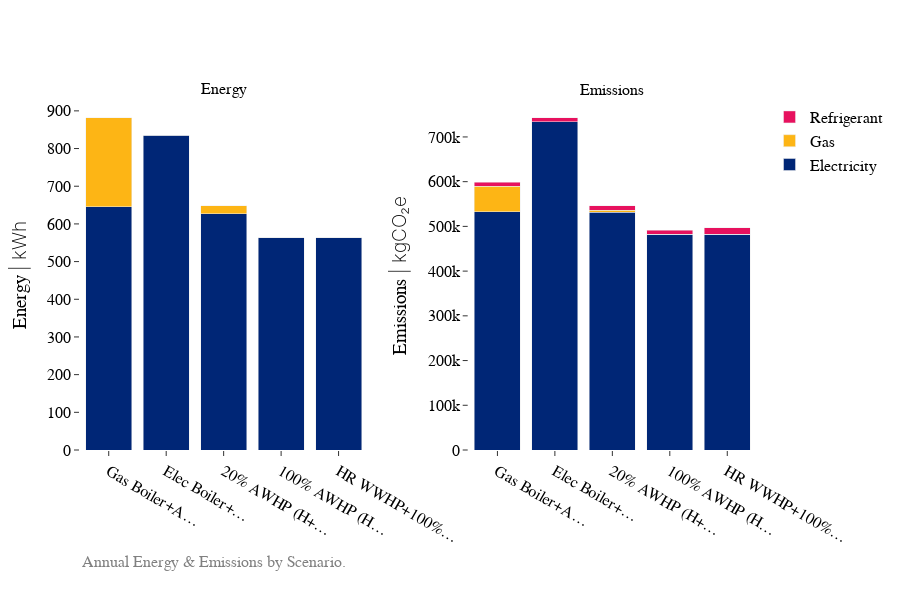

Notebook code cell kept with this figure:
### Code cell
from src.visuals import plot_energy_and_emissions

df = source_energy.copy()

equipment_scenarios = ["eq_scenario_1", "eq_scenario_2", "eq_scenario_3", "eq_scenario_4", "eq_scenario_5"]
emission_scenarios = ["em_scenario_a"]

plot_energy_and_emissions(df, equipment_scenarios, emission_scenarios, unit_mode="SI")

### Figure 1 — Plotly figure (JSON) as saved in the notebook; plotly's stock layout.template omitted (floating-point values rounded to 4 significant figures)
{"data": [{"hovertemplate": "Scenario: Gas Boiler+AC Chiller<br>Electricity: 646 kWh<extra></extra>", "marker": {"color": "#002676", "opacity": 1}, "name": "Electricity", "showlegend": false, "type": "bar", "x": ["Gas Boiler+A…"], "xaxis": "x", "y": [645.6], "yaxis": "y"}, {"hovertemplate": "Scenario: Gas Boiler+AC Chiller<br>Gas: 237 kWh<extra></extra>", "marker": {"color": "#FDB515", "opacity": 1}, "name": "Gas", "showlegend": false, "type": "bar", "x": ["Gas Boiler+A…"], "xaxis": "x", "y": [236.8], "yaxis": "y"}, {"hovertemplate": "Scenario: Elec Boiler+AC Chiller<br>Electricity: 835 kWh<extra></extra>", "marker": {"color": "#002676", "opacity": 1}, "name": "Electricity", "showlegend": false, "type": "bar", "x": ["Elec Boiler+…"], "xaxis": "x", "y": [835.0], "yaxis": "y"}, {"hovertemplate": "Scenario: Elec Boiler+AC Chiller<br>Gas: 0 kWh<extra></extra>", "marker": {"color": "#FDB515", "opacity": 1}, "name": "Gas", "showlegend": false, "type": "bar", "x": ["Elec Boiler+…"], "xaxis": "x", "y": [0], "yaxis": "y"}, {"hovertemplate": "Scenario: 20% AWHP (H+C)+Gas Backup<br>Electricity: 626 kWh<extra></extra>", "marker": {"color": "#002676", "opacity": 1}, "name": "Electricity", "showlegend": false, "type": "bar", "x": ["20% AWHP (H+…"], "xaxis": "x", "y": [626.3], "yaxis": "y"}, {"hovertemplate": "Scenario: 20% AWHP (H+C)+Gas Backup<br>Gas: 21 kWh<extra></extra>", "marker": {"color": "#FDB515", "opacity": 1}, "name": "Gas", "showlegend": false, "type": "bar", "x": ["20% AWHP (H+…"], "xaxis": "x", "y": [21.49], "yaxis": "y"}, {"hovertemplate": "Scenario: 100% AWHP (H+C)+Elec Backup<br>Electricity: 563 kWh<extra></extra>", "marker": {"color": "#002676", "opacity": 1}, "name": "Electricity", "showlegend": false, "type": "bar", "x": ["100% AWHP (H…"], "xaxis": "x", "y": [562.7], "yaxis": "y"}, {"hovertemplate": "Scenario: 100% AWHP (H+C)+Elec Backup<br>Gas: 0 kWh<extra></extra>", "marker": {"color": "#FDB515", "opacity": 1}, "name": "Gas", "showlegend": false, "type": "bar", "x": ["100% AWHP (H…"], "xaxis": "x", "y": [0], "yaxis": "y"}, {"hovertemplate": "Scenario: HR WWHP+100% AWHP (H+C)+Elec Backup<br>Electricity: 563 kWh<extra></extra>", "marker": {"color": "#002676", "opacity": 1}, "name": "Electricity", "showlegend": false, "type": "bar", "x": ["HR WWHP+100%…"], "xaxis": "x", "y": [562.7], "yaxis": "y"}, {"hovertemplate": "Scenario: HR WWHP+100% AWHP (H+C)+Elec Backup<br>Gas: 0 kWh<extra></extra>", "marker": {"color": "#FDB515", "opacity": 1}, "name": "Gas", "showlegend": false, "type": "bar", "x": ["HR WWHP+100%…"], "xaxis": "x", "y": [0], "yaxis": "y"}, {"hovertemplate": "Scenario: Gas Boiler+AC Chiller<br>Electricity: 533107.1 kgCO₂<extra></extra>", "marker": {"color": "#002676", "opacity": 1}, "name": "Electricity", "showlegend": true, "type": "bar", "x": ["Gas Boiler+A…"], "xaxis": "x2", "y": [533100.0], "yaxis": "y2"}, {"hovertemplate": "Scenario: Gas Boiler+AC Chiller<br>Gas: 56635.4 kgCO₂<extra></extra>", "marker": {"color": "#FDB515", "opacity": 1}, "name": "Gas", "showlegend": true, "type": "bar", "x": ["Gas Boiler+A…"], "xaxis": "x2", "y": [56640.0], "yaxis": "y2"}, {"hovertemplate": "Scenario: Gas Boiler+AC Chiller<br>Refrigerant: 9469.6 kgCO₂<extra></extra>", "marker": {"color": "#E7115E", "opacity": 1}, "name": "Refrigerant", "showlegend": true, "type": "bar", "x": ["Gas Boiler+A…"], "xaxis": "x2", "y": [9470.0], "yaxis": "y2"}, {"hovertemplate": "Scenario: Elec Boiler+AC Chiller<br>Electricity: 733987.0 kgCO₂<extra></extra>", "marker": {"color": "#002676", "opacity": 1}, "name": "Electricity", "showlegend": false, "type": "bar", "x": ["Elec Boiler+…"], "xaxis": "x2", "y": [734000.0], "yaxis": "y2"}, {"hovertemplate": "Scenario: Elec Boiler+AC Chiller<br>Gas: 0.0 kgCO₂<extra></extra>", "marker": {"color": "#FDB515", "opacity": 1}, "name": "Gas", "showlegend": false, "type": "bar", "x": ["Elec Boiler+…"], "xaxis": "x2", "y": [0], "yaxis": "y2"}, {"hovertemplate": "Scenario: Elec Boiler+AC Chiller<br>Refrigerant: 9469.6 kgCO₂<extra></extra>", "marker": {"color": "#E7115E", "opacity": 1}, "name": "Refrigerant", "showlegend": false, "type": "bar", "x": ["Elec Boiler+…"], "xaxis": "x2", "y": [9470.0], "yaxis": "y2"}, {"hovertemplate": "Scenario: 20% AWHP (H+C)+Gas Backup<br>Electricity: 531106.9 kgCO₂<extra></extra>", "marker": {"color": "#002676", "opacity": 1}, "name": "Electricity", "showlegend": false, "type": "bar", "x": ["20% AWHP (H+…"], "xaxis": "x2", "y": [531100.0], "yaxis": "y2"}, {"hovertemplate": "Scenario: 20% AWHP (H+C)+Gas Backup<br>Gas: 5140.5 kgCO₂<extra></extra>", "marker": {"color": "#FDB515", "opacity": 1}, "name": "Gas", "showlegend": false, "type": "bar", "x": ["20% AWHP (H+…"], "xaxis": "x2", "y": [5140.0], "yaxis": "y2"}, {"hovertemplate": "Scenario: 20% AWHP (H+C)+Gas Backup<br>Refrigerant: 9473.9 kgCO₂<extra></extra>", "marker": {"color": "#E7115E", "opacity": 1}, "name": "Refrigerant", "showlegend": false, "type": "bar", "x": ["20% AWHP (H+…"], "xaxis": "x2", "y": [9474.0], "yaxis": "y2"}, {"hovertemplate": "Scenario: 100% AWHP (H+C)+Elec Backup<br>Electricity: 482384.0 kgCO₂<extra></extra>", "marker": {"color": "#002676", "opacity": 1}, "name": "Electricity", "showlegend": false, "type": "bar", "x": ["100% AWHP (H…"], "xaxis": "x2", "y": [482400.0], "yaxis": "y2"}, {"hovertemplate": "Scenario: 100% AWHP (H+C)+Elec Backup<br>Gas: 0.0 kgCO₂<extra></extra>", "marker": {"color": "#FDB515", "opacity": 1}, "name": "Gas", "showlegend": false, "type": "bar", "x": ["100% AWHP (H…"], "xaxis": "x2", "y": [0], "yaxis": "y2"}, {"hovertemplate": "Scenario: 100% AWHP (H+C)+Elec Backup<br>Refrigerant: 9478.3 kgCO₂<extra></extra>", "marker": {"color": "#E7115E", "opacity": 1}, "name": "Refrigerant", "showlegend": false, "type": "bar", "x": ["100% AWHP (H…"], "xaxis": "x2", "y": [9478.0], "yaxis": "y2"}, {"hovertemplate": "Scenario: HR WWHP+100% AWHP (H+C)+Elec Backup<br>Electricity: 482384.0 kgCO₂<extra></extra>", "marker": {"color": "#002676", "opacity": 1}, "name": "Electricity", "showlegend": false, "type": "bar", "x": ["HR WWHP+100%…"], "xaxis": "x2", "y": [482400.0], "yaxis": "y2"}, {"hovertemplate": "Scenario: HR WWHP+100% AWHP (H+C)+Elec Backup<br>Gas: 0.0 kgCO₂<extra></extra>", "marker": {"color": "#FDB515", "opacity": 1}, "name": "Gas", "showlegend": false, "type": "bar", "x": ["HR WWHP+100%…"], "xaxis": "x2", "y": [0], "yaxis": "y2"}, {"hovertemplate": "Scenario: HR WWHP+100% AWHP (H+C)+Elec Backup<br>Refrigerant: 14138.6 kgCO₂<extra></extra>", "marker": {"color": "#E7115E", "opacity": 1}, "name": "Refrigerant", "showlegend": false, "type": "bar", "x": ["HR WWHP+100%…"], "xaxis": "x2", "y": [14140.0], "yaxis": "y2"}], "layout": {"annotations": [{"font": {"size": 16}, "showarrow": false, "text": "Energy", "x": 0.2125, "xanchor": "center", "xref": "paper", "y": 1, "yanchor": "bottom", "yref": "paper"}, {"font": {"size": 16}, "showarrow": false, "text": "Emissions", "x": 0.7875, "xanchor": "center", "xref": "paper", "y": 1, "yanchor": "bottom", "yref": "paper"}, {"align": "center", "font": {"color": "gray", "size": 16}, "showarrow": false, "text": "Annual Energy & Emissions by Scenario.", "x": 0, "xref": "paper", "y": -0.35, "yref": "paper"}], "barmode": "stack", "font": {"size": 16}, "height": 600, "margin": {"b": 150}, "title": {"font": {"size": 14}}, "xaxis": {"anchor": "y", "domain": [0, 0.425]}, "xaxis2": {"anchor": "y2", "domain": [0.575, 1]}, "yaxis": {"anchor": "x", "domain": [0, 1], "title": {"text": "Energy <span style=\"font-weight:200\">| kWh</span>"}}, "yaxis2": {"anchor": "x2", "domain": [0, 1], "title": {"text": "Emissions <span style=\"font-weight:200\">| kgCO₂e</span>"}}}}
